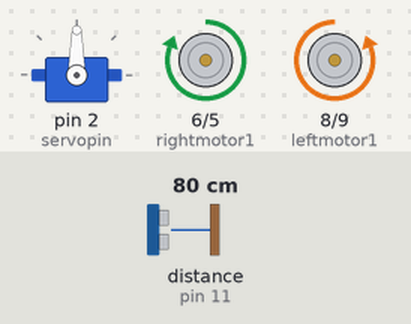
Bench run of a sketch on a simulated Arduino Uno, built with avr-gcc and run on an emulated ATmega328P. Shown: servo, motor-driver pin pairs drawn as motors (green arrow = first pin HIGH = forward, orange = second pin HIGH = backward, longer = more drive). Wiring (inferred from the names in the program): ultrasonic range finder: trigger pin 12; echo pin 11. The inputs (shaded band) are chosen by the test bench; at power-on: distance to the obstacle (sensor on pin 11) 80 cm. The echo pulse lasts 58.3 µs per cm; what the sketch prints to the serial monitor is not drawn.

Above: at 2.8 s.
2.9 s: distance to the obstacle (sensor on pin 11) set to 9 cm
4.4 s: distance to the obstacle (sensor on pin 11) set to 6 cm
At 7.0 s:
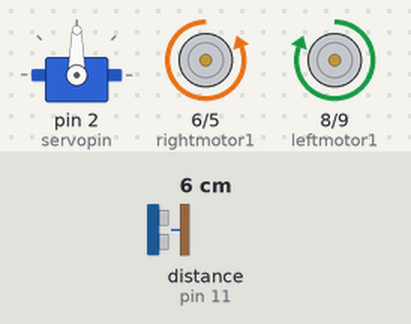
At 13.0 s:
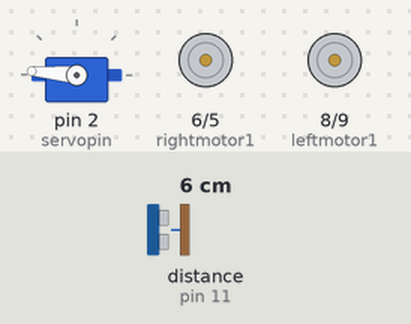
16.5 s: distance to the obstacle (sensor on pin 11) set to 18 cm
At 19.5 s:
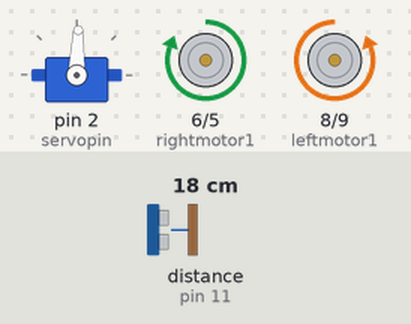
Timing chart, 0 to 21.0 s (numbered marks = the images above; inputs shaded):
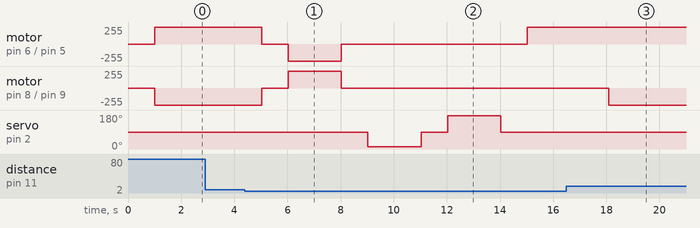

Measured:
- the behaviour switches between 8 and 7 cm on distance to the obstacle (sensor on pin 11) (found by bisection; images 0 and 1)
- after the input at 2.9 s, every drawn part: stays the same
- after the input at 4.4 s, motor on pin 6 (rightmotor1) / pin 5 (rightmotor2): forward 255/255 → stopped after 0.63 s, → backward 255/255 1.0 s later, → stopped 2.0 s later, → forward 255/255 7.0 s later; motor on pin 8 (leftmotor1) / pin 9 (leftmotor2): backward 255/255 → stopped after 0.63 s, → forward 255/255 1.0 s later, → stopped 2.0 s later
- after the input at 16.5 s, motor on pin 6 (rightmotor1) / pin 5 (rightmotor2): stays forward 255/255 (without the input it goes to stopped after 1.6 s); servo on pin 2 (servopin): stays 88° (without the input it goes to 12° after 5.6 s)

The sketch:

obstacle_avoiding_robot.ino
```cpp
#include<Servo.h>

int leftmotor1=8;     // ic pin 2
int leftmotor2=9;     // ic pin 7
int rightmotor1=6;    //ic pn 10
int rightmotor2=5;    //ic pin 15
int echopin=11;
int trigpin=12;
int servopin=2;
float velocity=390.5;  // in m/s
//float duration;        // in microseconds
float distance;        // in cms

Servo myservo;

void setup() {
  // put your setup code here, to run once:
  Serial.begin(9600);
  myservo.attach(servopin);
  pinMode(leftmotor1,OUTPUT);
  pinMode(leftmotor2,OUTPUT);
  pinMode(rightmotor1,OUTPUT);
  pinMode(rightmotor2,OUTPUT);
  pinMode(trigpin,OUTPUT);
  pinMode(echopin,INPUT);
}

void loop() {
  // put your main code here, to run repeatedly:
  float rightdistance;     // gives the direction of right after turning
  float leftdistance;      // gives the direction of left after turning

  /*digitalWrite(trigpin,LOW);
  delayMicroseconds(2000);
  digitalWrite(trigpin,HIGH);
  delayMicroseconds(20);
  digitalWrite(trigpin,LOW);    //pulse setted

  duration=pulseIn(echopin,HIGH);  //returning time in microseconds

  distance=(velocity*duration)/20000;   // giving distance in cms*/
  delay(1000);
  distance=moveforward();          //makes the robot move forward and returns the distance from the obstacle

  if(distance<=8)                  // takes action depending upon the distance returned by the function
  {
    pause();
    delay(1000);
    movebackward();
    delay(2000);
    pause();
    delay(1000);

    rightdistance=turnright();     //calling the function to rotate the ultrasonic sensor towards right
    Serial.print("Right distance is ");
    Serial.print(rightdistance);
    delay(1000);
    leftdistance=turnleft();       //calling the function to rotate the ultrasonic sensor towards left
    Serial.print("Left distance is ");
    Serial.print(leftdistance);
    delay(1000);

     if(rightdistance>=leftdistance)
        {
          moveright();
          delay(2050);
          Serial.println("Moving Right");
        }
     else
        {
          moveleft();
          delay(2050);
          Serial.println("Moving Left");
        }
  }
}

float turnright()                    // function to turn servo right
{
   float rightdistance;
   float rightduration;

   myservo.write(12);

   digitalWrite(trigpin,LOW);
   delayMicroseconds(2000);
   digitalWrite(trigpin,HIGH);
   delayMicroseconds(20);
   digitalWrite(trigpin,LOW);    //pulse setted

   rightduration=pulseIn(echopin,HIGH);
   rightdistance=(velocity*rightduration)/20000;    //in cms
   delay(2000);

   myservo.write(88);

   return rightdistance;
}

float turnleft()                    // function to turn the servo towards left
{
  float leftduration;
  float leftdistance;

  digitalWrite(trigpin,LOW);
  delayMicroseconds(2000);
  digitalWrite(trigpin,HIGH);
  delayMicroseconds(20);
  digitalWrite(trigpin,LOW);    //pulse setted

  myservo.write(175);

  leftduration=pulseIn(echopin,HIGH);
  leftdistance=(velocity*leftduration)/20000;   //in cms
  delay(2000);

  myservo.write(88);

  return leftdistance;
}

float moveforward()               //function to move forward and return the forward distance
{
  float distance;
  float duration;


  digitalWrite(leftmotor1,LOW);
  digitalWrite(leftmotor2,HIGH);
  digitalWrite(rightmotor1,HIGH);
  digitalWrite(rightmotor2,LOW);

  digitalWrite(trigpin,LOW);
  delayMicroseconds(2000);
  digitalWrite(trigpin,HIGH);
  delayMicroseconds(20);
  digitalWrite(trigpin,LOW);    //pulse setted

  duration=pulseIn(echopin,HIGH);
  distance=(velocity*duration)/20000;    //in cms
  Serial.print("The forward distance is ");
  Serial.println(distance);

  return distance;            //returning distance to take action
}

void movebackward()          //making the robot to turn backward
{
  digitalWrite(leftmotor1,HIGH);
  digitalWrite(leftmotor2,LOW);
  digitalWrite(rightmotor1,LOW);
  digitalWrite(rightmotor2,HIGH);
}

void moveright()          //right motor off , left motor on
{
  digitalWrite(leftmotor1,LOW);
  digitalWrite(leftmotor2,HIGH);
  digitalWrite(rightmotor1,LOW);
  digitalWrite(rightmotor2,LOW);
}

void moveleft()        //right motor off  lrft motor on
{
  digitalWrite(leftmotor1,LOW);
  digitalWrite(leftmotor2,LOW);
  digitalWrite(rightmotor1,HIGH);
  digitalWrite(rightmotor2,LOW);
}

void pause()        //to make the robot stop
{
  digitalWrite(leftmotor1,LOW);
  digitalWrite(leftmotor2,LOW);
  digitalWrite(rightmotor1,LOW);
  digitalWrite(rightmotor2,LOW);
}
```
